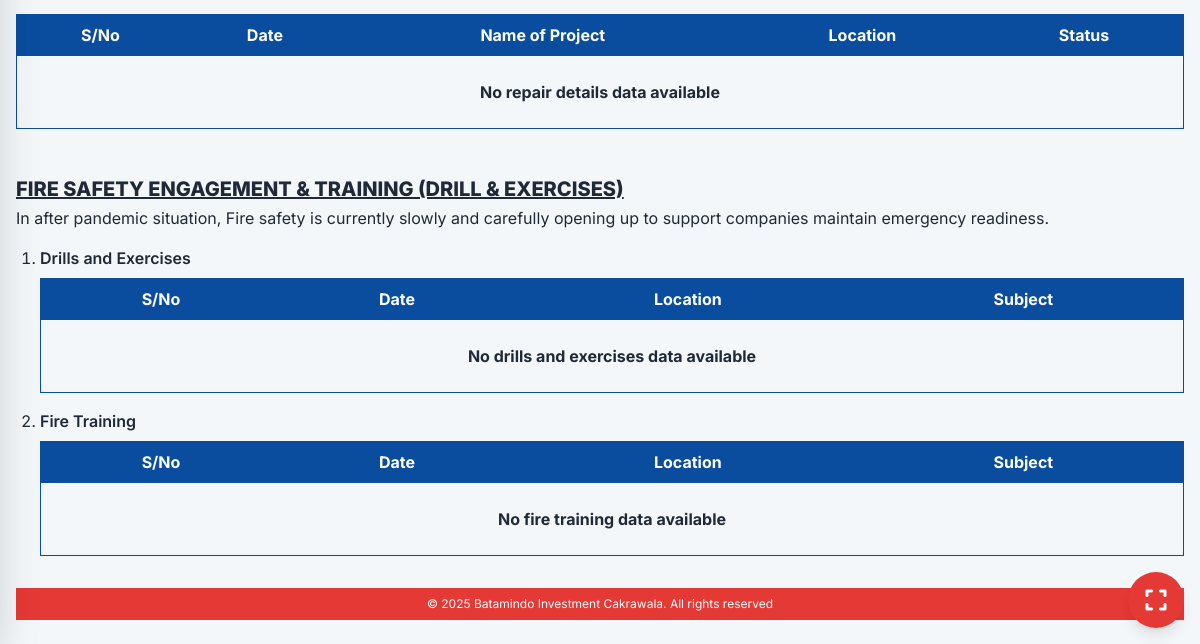
The app's page /firesafety.php (lower part), older data.
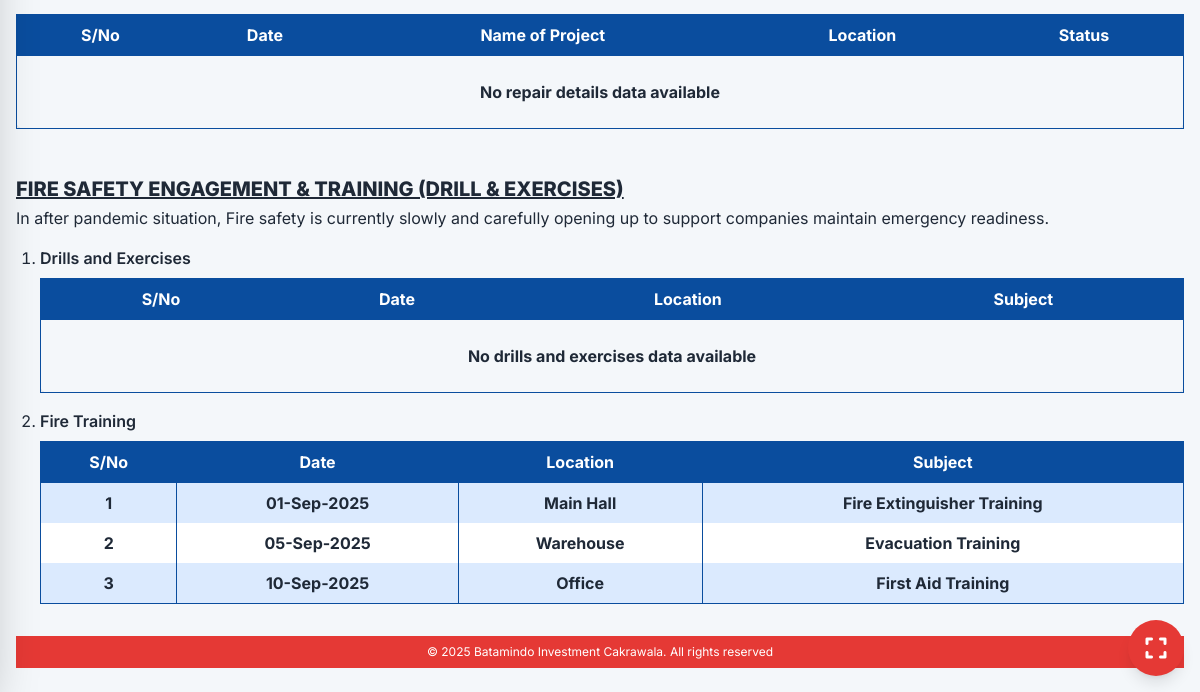
The same page, newer data.
### tables this page shows
CREATE TABLE fire_safety_training (
    id INT AUTO_INCREMENT PRIMARY KEY,
    serial_number INT NOT NULL,
    training_date DATE NOT NULL,
    location VARCHAR(255) NOT NULL,
    subject VARCHAR(255) NOT NULL,
    display_order INT DEFAULT 0,
    is_active TINYINT(1) DEFAULT 1
);

### firesafety.php (the view, shortened to what the changed rows need)
<?php
require_once __DIR__ . '/config/database.php';
?>
<!DOCTYPE html>
<html lang="id">
<head>
  <link rel="stylesheet" href="https://cdnjs.cloudflare.com/ajax/libs/font-awesome/6.0.0-beta3/css/all.min.css" />
  <script src="https://cdn.tailwindcss.com"></script>
</head>
<body class="bg-background-color text-gray-800 font-sans min-h-screen flex flex-col">
  <main class="main-content flex-1 px-4 py-6">
    <div class="mb-8 mt-12 page-break-before">
      <div class="overflow-x-auto">
        <table class="min-w-full border border-primary-blue rounded-lg text-base shadow">
          <thead>
            <tr class="bg-primary-blue text-white text-center">
              <th class="py-2 px-3 border-b border-primary-blue border-r border-l font-bold">S/No</th>
              <th class="py-2 px-3 border-b border-primary-blue border-r font-bold">Date</th>
              <th class="py-2 px-3 border-b border-primary-blue border-r font-bold">Name of Project</th>
              <th class="py-2 px-3 border-b border-primary-blue border-r font-bold">Location</th>
              <th class="py-2 px-3 border-b border-primary-blue font-bold">Status</th>
            </tr>
          </thead>
        </table>
      </div>
    </div>
    <div class="mb-8 mt-12 page-break-before">
      <ol class="list-decimal pl-6">
        <li class="mb-2">
          <div class="overflow-x-auto mt-2 mb-4">
            <table class="min-w-full border border-primary-blue rounded-lg text-base shadow">
              <thead>
                <tr class="bg-primary-blue text-white text-center">
                  <th class="py-2 px-3 border-b border-primary-blue border-r border-l font-bold">S/No</th>
                  <th class="py-2 px-3 border-b border-primary-blue border-r font-bold">Date</th>
                  <th class="py-2 px-3 border-b border-primary-blue border-r font-bold">Location</th>
                  <th class="py-2 px-3 border-b border-primary-blue font-bold">Subject</th>
                </tr>
              </thead>
            </table>
          </div>
        </li>
        <li class="mb-2">
          <div class="overflow-x-auto mt-2 mb-4">
            <table class="min-w-full border border-primary-blue rounded-lg text-base shadow">
              <thead>
                <tr class="bg-primary-blue text-white text-center">
                  <th class="py-2 px-3 border-b border-primary-blue border-r border-l font-bold">S/No</th>
                  <th class="py-2 px-3 border-b border-primary-blue border-r font-bold">Date</th>
                  <th class="py-2 px-3 border-b border-primary-blue border-r font-bold">Location</th>
                  <th class="py-2 px-3 border-b border-primary-blue font-bold">Subject</th>
                </tr>
              </thead>
              <tbody class="text-center font-bold">
                  <?php
                  $query_training = "SELECT serial_number, training_date, location, subject FROM fire_safety_training WHERE is_active = 1 ORDER BY display_order ASC";
                  $result_training = $pdo->query($query_training);
                  $fire_training_data = $result_training ? $result_training->fetchAll(PDO::FETCH_ASSOC) : [];
                  ?>
                  <?php if (empty($fire_training_data)): ?>
                    <tr>
                      <td colspan="4" class="py-6">No fire training data available</td>
                    </tr>
                  <?php else: ?>
                    <?php foreach ($fire_training_data as $index => $row): ?>
                      <tr class="<?= ($index % 2 === 0) ? 'bg-blue-100' : 'bg-white' ?>">
                        <td class="py-2 px-3 border-b-0 border-primary-blue border-r border-l">
                          <?= htmlspecialchars($row['serial_number'] ?? ($index + 1)) ?>
                        </td>
                        <td class="py-2 px-3 border-b-0 border-primary-blue border-r">
                          <?= isset($row['training_date']) ? date('d-M-Y', strtotime($row['training_date'])) : '' ?>
                        </td>
                        <td class="py-2 px-3 border-b-0 border-primary-blue border-r">
                          <?= htmlspecialchars($row['location'] ?? '') ?>
                        </td>
                        <td class="py-2 px-3 border-b-0 border-primary-blue">
                          <?= htmlspecialchars($row['subject'] ?? '') ?>
                        </td>
                      </tr>
                    <?php endforeach; ?>
                  <?php endif; ?>
              </tbody>
            </table>
          </div>
        </li>
      </ol>
    </div>
</body>
</html>

Row changes from the older to the newer data that the page shows:
added fire_safety_training: serial_number "1", training_date "01-Sep-2025", location "Main Hall", subject "Fire Extinguisher Training"
added fire_safety_training: serial_number "2", training_date "05-Sep-2025", location "Warehouse", subject "Evacuation Training"
added fire_safety_training: serial_number "3", training_date "10-Sep-2025", location "Office", subject "First Aid Training"
Text that changed along with them:
text no longer shown: "No fire training data available"
